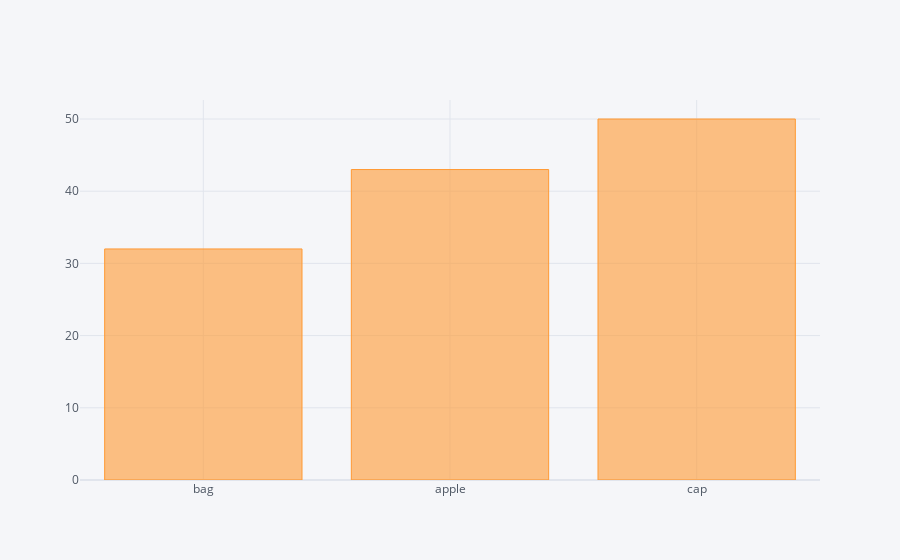

The cell this chart's notebook holds for it:
### Code cell
df2.iplot(kind='bar', x='items',y='Values')

### Figure 1 — Plotly figure (JSON) as saved in the notebook; plotly's stock layout.template omitted (floating-point values rounded to 4 significant figures)
{"data": [{"marker": {"color": "rgba(255, 153, 51, 0.6)", "line": {"color": "rgba(255, 153, 51, 1.0)", "width": 1}}, "name": "Values", "orientation": "v", "text": "", "type": "bar", "x": ["bag", "apple", "cap"], "y": [32, 43, 50]}], "layout": {"legend": {"bgcolor": "#F5F6F9", "font": {"color": "#4D5663"}}, "paper_bgcolor": "#F5F6F9", "plot_bgcolor": "#F5F6F9", "title": {"font": {"color": "#4D5663"}}, "xaxis": {"gridcolor": "#E1E5ED", "showgrid": true, "tickfont": {"color": "#4D5663"}, "title": {"font": {"color": "#4D5663"}, "text": ""}, "zerolinecolor": "#E1E5ED"}, "yaxis": {"gridcolor": "#E1E5ED", "showgrid": true, "tickfont": {"color": "#4D5663"}, "title": {"font": {"color": "#4D5663"}, "text": ""}, "zerolinecolor": "#E1E5ED"}}}
